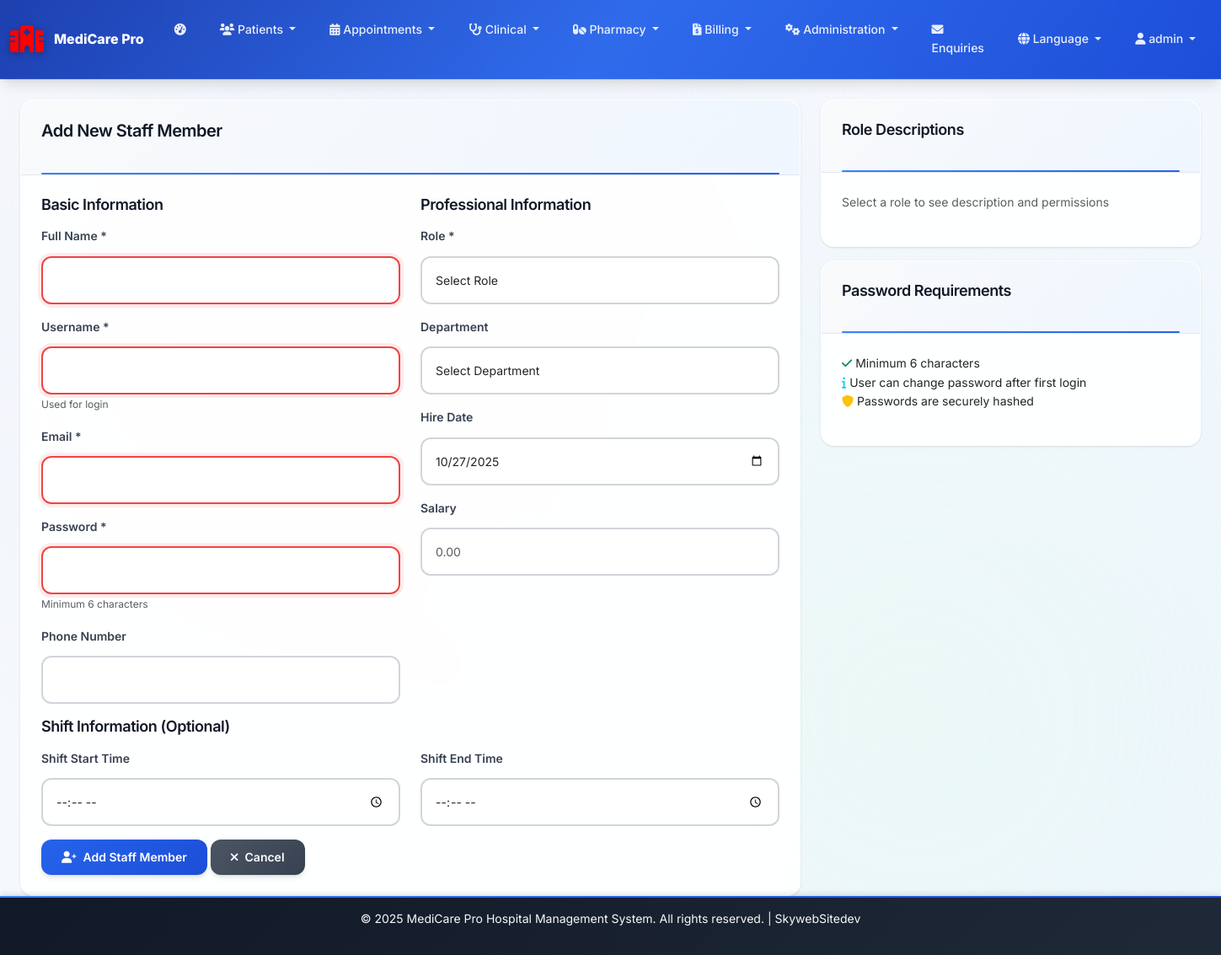
Page /staff/add (signed in) on the committed database.
### web_app.py (models this page shows)
class Department(db.Model):
    id = db.Column(db.Integer, primary_key=True)
    name = db.Column(db.String(100), nullable=False)
    code = db.Column(db.String(20), unique=True, nullable=False)
    description = db.Column(db.Text)
    head_of_department = db.Column(db.Integer, db.ForeignKey('web_user.id'))
    is_active = db.Column(db.Boolean, default=True)
    hod = db.relationship('WebUser', backref='headed_departments')

class WebUser(UserMixin, db.Model):
    id = db.Column(db.Integer, primary_key=True)
    username = db.Column(db.String(80), nullable=False)
    email = db.Column(db.String(120), unique=True, nullable=False)
    password_hash = db.Column(db.String(120), nullable=False)
    full_name = db.Column(db.String(100), nullable=False)
    role = db.Column(db.String(50), nullable=False, default='staff')  # admin, doctor, nurse, receptionist, lab_tech, patient, superadmin
    department = db.Column(db.String(100))
    phone = db.Column(db.String(20))
    employee_id = db.Column(db.String(20), unique=True)
    specialization = db.Column(db.String(100))  # For doctors
    license_number = db.Column(db.String(50))  # For medical staff
    shift_start = db.Column(db.Time)
    shift_end = db.Column(db.Time)
    salary = db.Column(db.Float)
    hire_date = db.Column(db.Date)
    is_active = db.Column(db.Boolean, default=True)
    created_at = db.Column(db.DateTime, default=datetime.utcnow)
    last_login = db.Column(db.DateTime)

### web_app.py (the view, shortened to what this page needs)
@app.route('/staff/add', methods=['GET', 'POST'])
@login_required
@role_required('admin', 'hr')
def add_staff():
    departments = Department.query.filter_by(is_active=True).all()
    return render_template('add_staff.html', departments=departments)

### audit_logger.py (called while the page is built)
def init_audit_logger(app, db):
    audit_logger_instance = AuditLogger(db)
    @app.before_request
    def before_request():
        g.audit_logger = audit_logger_instance
        if 'session_id' not in session:
            session['session_id'] = hashlib.md5(
                f"{datetime.utcnow().isoformat()}{request.remote_addr}".encode()
            ).hexdigest()
    return audit_logger_instance

### web_app.py (called while the page is built)
def role_required(*roles):
    def decorator(f):
        @wraps(f)
        def decorated_function(*args, **kwargs):
            if not current_user.is_authenticated:
                return redirect(url_for('login'))
            if current_user.role not in roles:
                flash('Access denied! You do not have permission to access this page.', 'error')
                return redirect(url_for('dashboard'))
            return f(*args, **kwargs)
        return decorated_function
    return decorator

@login_manager.user_loader
def load_user(user_id):
    return db.session.get(WebUser, int(user_id))

def get_language():
    return session.get('language', 'en')

def get_text(key):
    lang = get_language()
    return LANGUAGES.get(lang, LANGUAGES['en']).get(key, key)

@app.context_processor
def inject_global_vars():
    current_branch = None
    if current_user.is_authenticated and 'current_branch_id' in session:
        current_branch = HospitalBranch.query.get(session['current_branch_id'])
    all_settings = get_all_settings()
    return dict(
        get_text=get_text,
        get_language=get_language,
        datetime=datetime,
        current_branch=current_branch,
        settings=all_settings
    )

### templates/add_staff.html (shortened to what this page needs)
{% extends "base.html" %}
{% block content %}
<div class="container-fluid">
    <div class="row">
        <div class="col-md-8">
            <div class="card">
                <div class="card-header">
                    <h4>Add New Staff Member</h4>
                </div>
                <div class="card-body">
                    <form method="POST">
                        <div class="row">
                            <div class="col-md-6">
                                <h5 class="mb-3">Basic Information</h5>
                                <div class="mb-3">
                                    <label for="full_name" class="form-label">Full Name *</label>
                                    <input type="text" class="form-control" id="full_name" name="full_name" required>
                                </div>
                                <div class="mb-3">
                                    <label for="username" class="form-label">Username *</label>
                                    <input type="text" class="form-control" id="username" name="username" required>
                                    <small class="form-text text-muted">Used for login</small>
                                </div>
                                <div class="mb-3">
                                    <label for="email" class="form-label">Email *</label>
                                    <input type="email" class="form-control" id="email" name="email" required>
                                </div>
                                <div class="mb-3">
                                    <label for="password" class="form-label">Password *</label>
                                    <input type="password" class="form-control" id="password" name="password" required>
                                    <small class="form-text text-muted">Minimum 6 characters</small>
                                </div>
                                <div class="mb-3">
                                    <label for="phone" class="form-label">Phone Number</label>
                                    <input type="tel" class="form-control" id="phone" name="phone">
                                </div>
                            </div>
                            <div class="col-md-6">
                                <h5 class="mb-3">Professional Information</h5>
                                <div class="mb-3">
                                    <label for="role" class="form-label">Role *</label>
                                    <select class="form-select" id="role" name="role" required
                                        onchange="toggleSpecialization()">
                                        <option value="">Select Role</option>
                                    </select>
                                </div>
                                <div class="mb-3">
                                    <label for="department" class="form-label">Department</label>
                                    <select class="form-select" id="department" name="department">
                                        <option value="">Select Department</option>
                                    </select>
                                </div>
                                <div class="mb-3">
                                    <label for="hire_date" class="form-label">Hire Date</label>
                                    <input type="date" class="form-control" id="hire_date" name="hire_date">
                                </div>
                                <div class="mb-3">
                                    <label for="salary" class="form-label">Salary</label>
                                    <input type="number" class="form-control" id="salary" name="salary" step="0.01"
                                        placeholder="0.00">
                                </div>
                            </div>
                        </div>
                        <div class="row">
                            <div class="col-md-12">
                                <h5 class="mb-3">Shift Information (Optional)</h5>
                            </div>
                            <div class="col-md-6">
                                <div class="mb-3">
                                    <label for="shift_start" class="form-label">Shift Start Time</label>
                                    <input type="time" class="form-control" id="shift_start" name="shift_start">
                                </div>
                            </div>
                            <div class="col-md-6">
                                <div class="mb-3">
                                    <label for="shift_end" class="form-label">Shift End Time</label>
                                    <input type="time" class="form-control" id="shift_end" name="shift_end">
                                </div>
                            </div>
                        </div>
                        <div class="row">
                            <div class="col-md-12">
                                <button type="submit" class="btn btn-primary">
                                    <i class="fas fa-user-plus"></i> Add Staff Member
                                </button>
                                <a href="{{ url_for('staff_management') }}" class="btn btn-secondary">
                                    <i class="fas fa-times"></i> Cancel
                                </a>
                            </div>
                        </div>
                    </form>
                </div>
            </div>
        </div>
        <div class="col-md-4">
            <div class="card">
                <div class="card-header">
                    <h5>Role Descriptions</h5>
                </div>
                <div class="card-body">
                    <div id="role-description">
                        <p class="text-muted">Select a role to see description and permissions</p>
                    </div>
                </div>
            </div>
            <div class="card mt-3">
                <div class="card-header">
                    <h5>Password Requirements</h5>
                </div>
                <div class="card-body">
                    <ul class="list-unstyled">
                        <li><i class="fas fa-check text-success"></i> Minimum 6 characters</li>
                        <li><i class="fas fa-info text-info"></i> User can change password after first login</li>
                        <li><i class="fas fa-shield-alt text-warning"></i> Passwords are securely hashed</li>
                    </ul>
                </div>
            </div>
        </div>
    </div>
</div>
{% endblock %}

### templates/base.html (shortened to what this page needs)
<!DOCTYPE html>
<html lang="{{ get_language() }}">
  <head>
    <link
      href="https://cdn.jsdelivr.net/npm/bootstrap@5.3.0/dist/css/bootstrap.min.css"
      rel="stylesheet"
    />
    <link
      href="https://cdnjs.cloudflare.com/ajax/libs/font-awesome/6.0.0/css/all.min.css"
      rel="stylesheet"
    />
    <link
      href="{{ url_for('static', filename='style.css') }}"
      rel="stylesheet"
    />
  </head>
  <body>
    <nav class="navbar navbar-expand-lg navbar-dark bg-dark">
      <div class="container-fluid">
        <a class="navbar-brand" href="{{ url_for('index') }}">
          <i class="fas fa-hospital-alt medical-cross"></i>
          {% if current_branch %} {{ current_branch.name }} {% else %} MediCare
          Pro {% endif %}
        </a>
        <div class="collapse navbar-collapse" id="navbarNav">
          {% if current_user.is_authenticated %}
          <ul class="navbar-nav me-auto">
            <li class="nav-item">
              <a class="nav-link" href="{{ url_for('dashboard') }}">
                <i class="fas fa-tachometer-alt"></i>
              </a>
            </li>
            <li class="nav-item dropdown">
              <a
                class="nav-link dropdown-toggle"
                href="#"
                role="button"
                data-bs-toggle="dropdown"
              >
                <i class="fas fa-users"></i> {{ get_text('patients') }}
              </a>
            </li>
            <li class="nav-item dropdown">
              <a
                class="nav-link dropdown-toggle"
                href="#"
                role="button"
                data-bs-toggle="dropdown"
              >
                <i class="fas fa-calendar-alt"></i> {{ get_text('appointments')
                }}
              </a>
            </li>
            {% if current_user.role in ['admin', 'doctor', 'nurse', 'lab_tech']
            %}
            <li class="nav-item dropdown">
              <a
                class="nav-link dropdown-toggle"
                href="#"
                role="button"
                data-bs-toggle="dropdown"
              >
                <i class="fas fa-stethoscope"></i> {{ get_text('clinical') }}
              </a>
            </li>
            {% endif %}
            {% if current_user.role in ['admin', 'pharmacist'] %}
            <li class="nav-item dropdown">
              <a
                class="nav-link dropdown-toggle"
                href="#"
                role="button"
                data-bs-toggle="dropdown"
              >
                <i class="fas fa-pills"></i> {{ get_text('pharmacy') }}
              </a>
            </li>
            {% endif %}
            {% if current_user.role in ['admin', 'receptionist', 'accountant']
            %}
            <li class="nav-item dropdown">
              <a
                class="nav-link dropdown-toggle"
                href="#"
                role="button"
                data-bs-toggle="dropdown"
              >
                <i class="fas fa-file-invoice-dollar"></i> {{
                get_text('billing') }}
              </a>
            </li>
            {% endif %}
            {% if current_user.role in ['admin', 'hr'] %}
            <li class="nav-item dropdown">
              <a
                class="nav-link dropdown-toggle"
                href="#"
                role="button"
                data-bs-toggle="dropdown"
              >
                <i class="fas fa-cogs"></i> {{ get_text('administration') }}
              </a>
            </li>
            {% endif %}
            <li class="nav-item">
              <a class="nav-link" href="{{ url_for('enquiries') }}">
                <i class="fas fa-envelope"></i> {{ get_text('enquiries') }}
              </a>
            </li>
          </ul>
          <ul class="navbar-nav">
            <li class="nav-item dropdown">
              <a
                class="nav-link dropdown-toggle"
                href="#"
                role="button"
                data-bs-toggle="dropdown"
              >
                <i class="fas fa-globe"></i> {{ get_text('language') }}
              </a>
            </li>
            <li class="nav-item dropdown">
              <a
                class="nav-link dropdown-toggle"
                href="#"
                role="button"
                data-bs-toggle="dropdown"
              >
                <i class="fas fa-user"></i> {{ current_user.username }}
              </a>
            </li>
          </ul>
          {% endif %}
        </div>
      </div>
    </nav>
    <main class="container-fluid mt-4">{% block content %}{% endblock %}</main>
    <footer class="bg-dark text-light text-center py-3 mt-auto">
      <div class="container">
        <p>
          &copy; <span id="current-year"></span> MediCare Pro Hospital
          Management System. All rights reserved. | SkywebSitedev
        </p>
      </div>
    </footer>
  </body>
</html>

### rows in the picture
Department: name "Pharmacy"
WebUser: department "Administration", username "admin"

### other values in the picture
{{ get_text('patients') }} "Patients"
{{ get_text('appointments') }} "Appointments"
{{ get_text('clinical') }} "Clinical"
{{ get_text('billing') }} "Billing"
{{ get_text('enquiries') }} "Enquiries"
{{ get_text('language') }} "Language"
